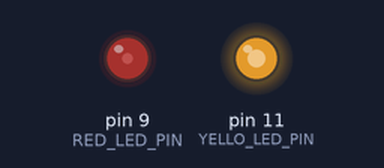
A sketch run on a simulated Arduino Uno, built with avr-gcc and run on an emulated ATmega328P. On the bench: output pins drawn as LEDs (lit = HIGH).

Above: at 0.1 s.
Timing chart, 0 to 1.6 s (numbered marks = the images above):
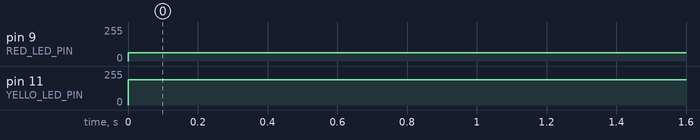

Measured:
- by itself, pin 9 (RED_LED_PIN): 0/255 → 63/255 at 0.00 s
- by itself, pin 11 (YELLO_LED_PIN): 0/255 → 191/255 at 0.00 s

The sketch:

E2-3-4.ino
```cpp
//学籍番号 6120011749
//氏名　奥井翔麻

#define RED_LED_PIN 9
#define YELLO_LED_PIN 11

//float v0 = 5.0; //ベース電圧

// the setup routine runs once when you press reset:
void setup() {
  //ピンモードを設定
  pinMode(RED_LED_PIN,OUTPUT);
  pinMode(YELLO_LED_PIN,OUTPUT);

  //シリアル通信を9600bpsで初期化
  //Serial.begin(9600);
}

// the loop routine runs over and over again forever:
void loop() {
  //RED_LEDのディジタルPWM出力
  analogWrite(RED_LED_PIN,changeval(0.25));
  analogWrite(YELLO_LED_PIN,changeval(0.75));
}

//デューティ比を0-255の値に変換する
int changeval(float raito){
  return (int)((float)raito * 255);
}
```
